Frame 1 (no input): blank canvas, image omitted
Frame 60 (the mouse pressed at the canvas centre just before this capture): blank canvas, image omitted
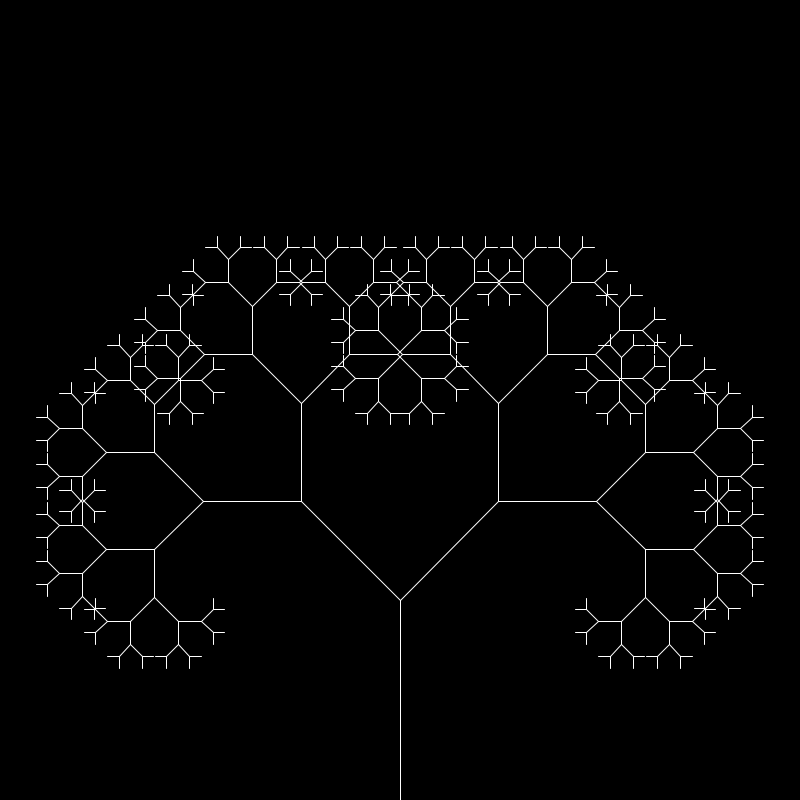
Frame 120 (the mouse held since frame 60 and released just before this capture)

The Processing sketch whose frames 1 and 60 were blank and that drew this single picture after the mouse press (run headless with seeded random() and noise(); from frame 60 on, the mouse is pressed at the canvas centre):

// Processing sketch: tree
// ── tree.pde
float a;

void setup() {
  size(800, 800);

  
}
void draw() {
  background(0);
  //a = PI/6;
  a = map(mouseX, 0, width, 0, PI/2);

  translate(width/2, height);
  stroke(255);
  branch(200, 0);
  //save("tree2.png");
  //noLoop();
}

void branch(float len, int level) {

  line(0, 0, 0, -len);

  translate(0, -len);
  len *= 0.7;
  level++;
  if (level <9) {
    pushMatrix();
    rotate(a);
    branch(len, level);
    popMatrix();

    pushMatrix();
    rotate(-a);
    branch(len, level);
    popMatrix();
  }
}
